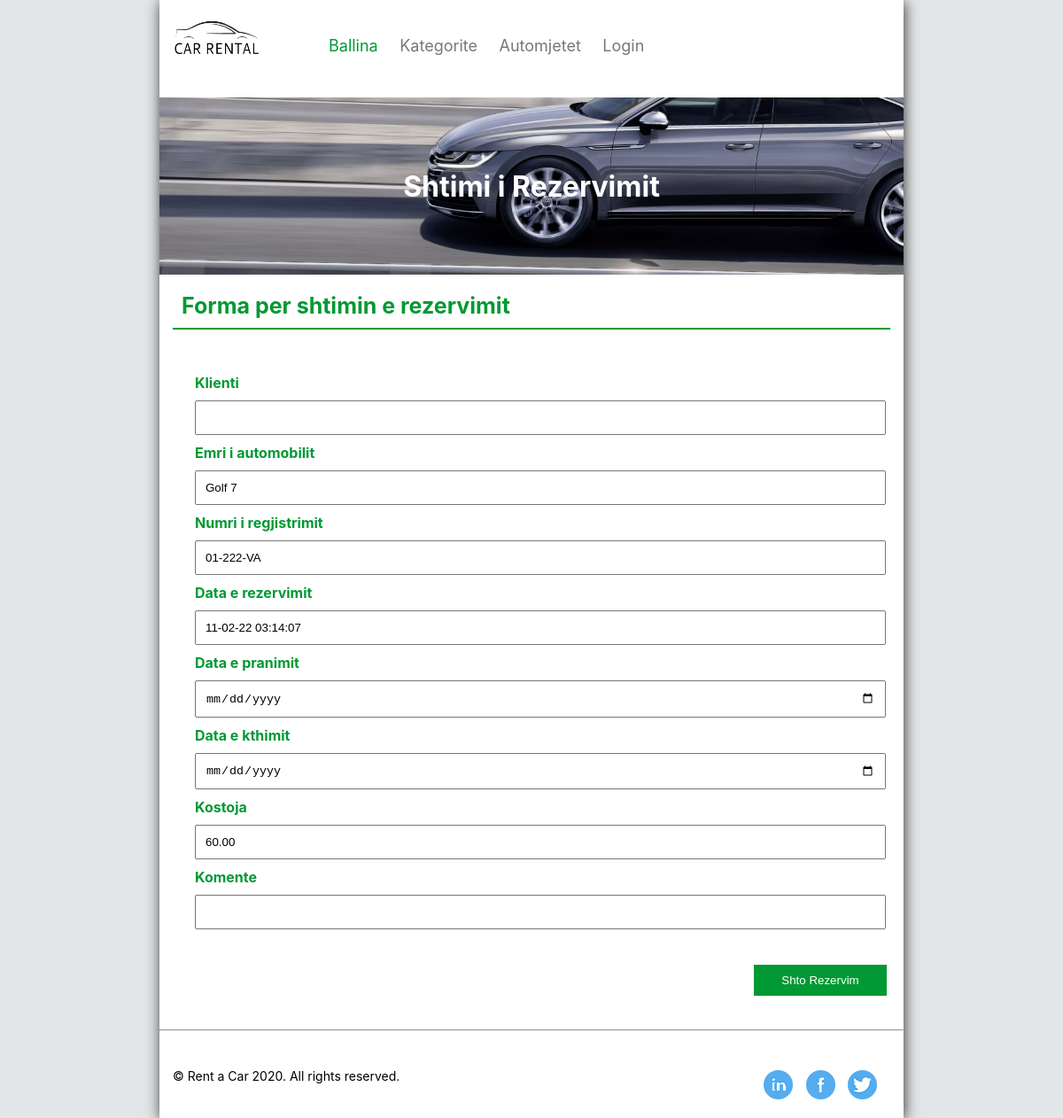
/shto_rezervim.php?automjetiid=5, run on the app's committed database.
### tables this page shows
CREATE TABLE `automjetet` (
  `automjetiid` int(11) NOT NULL,
  `kategoriaid` int(11) NOT NULL,
  `emri` varchar(255) NOT NULL,
  `nr_regjistrimit` varchar(255) NOT NULL,
  `pershkrimi` text,
  `kostoja` decimal(10,2) NOT NULL
);

### includes/sqlFunctions.php (called while the page is built, shortened)
<?php
    function connection()
    {
        $dbconn = mysqli_connect('localhost', 'root', '', 'rentacardb');
        return $dbconn;
    }
    function merrAutomjetinId($automjetiid){
        $dbconn = connection();
        $sql = "SELECT * FROM automjetet WHERE automjetiid = $automjetiid";
        $result = mysqli_query($dbconn, $sql);
        return $automjeti = mysqli_fetch_assoc($result);
    }
?>

### shto_rezervim.php (the view, shortened to what this page needs)
<?php include_once('includes/header.php'); ?>
<?php include_once('includes/sqlFunctions.php'); ?>
<?php
        if(isset($_GET['automjetiid'])){
            $aid = $_GET['automjetiid'];
            $automjeti = merrAutomjetinId($aid);
            $emri = $automjeti['emri'];
            $nr_regjistrimit = $automjeti['nr_regjistrimit'];
            $kostoja = $automjeti['kostoja'];
        }
            $data_rezervimit = date('d-m-y h:i:s');
?>
<div id="main">
    <div id="slide-bar">
        <div class="image">
            <h1>Shtimi i Rezervimit</h1>
        </div>
    </div>
    <h1 id="hi">Forma per shtimin e rezervimit</h1>
    <form method="post" id="shtoForma">
        <label for="">Klienti</label>
        <?php if(isset($_SESSION['klientiid']) && $_SESSION['roli'] == 1 ): ?>
            <input type="text" name="klientiid" value="">
        <?php else: ?>
            <input type="text" name="emri" value="<?php if(!empty($emri)){ echo $_SESSION['emri']; } ?>" readonly>
        <?php endif; ?>
        <label for="">Emri i automobilit</label>
        <?php if(isset($_SESSION['klientiid']) && $_SESSION['roli'] == 1 ): ?>
            <input type="text" name="emri" value="<?php if(!empty($emri)){ echo $emri; } ?>" readonly>
        <?php else: ?>
            <input type="text" name="emri" value="<?php if(!empty($emri)){ echo $emri; } ?>" readonly>
        <?php endif; ?>
        <label for="">Numri i regjistrimit</label>
        <?php if(isset($_SESSION['klientiid']) && $_SESSION['roli'] == 1 ): ?>
            <input type="text" name="nr_regjistrimit" value="<?php if(!empty($nr_regjistrimit)){ echo $nr_regjistrimit; } ?>" readonly>
        <?php else: ?>
            <input type="text" name="nr_regjistrimit" value="<?php if(!empty($nr_regjistrimit)){ echo $nr_regjistrimit; } ?>" readonly>
        <?php endif; ?>
        <label for="">Data e rezervimit</label>
        <input type="text" name="data_e_rezervimit" value="<?php echo $data_rezervimit?>" readonly>
        <label for="">Data e pranimit</label>
        <input type="date" name="data_e_pranimit">
        <label for="">Data e kthimit</label>
        <input type="date" name="data_e_kthimit">
        <label for="">Kostoja</label>
        <input type="text" name="kostoja" value="<?php if(!empty($kostoja)){ echo $kostoja; } ?>">
        <label for="">Komente</label>
        <input type="text" name="komente">
        <input type="submit" value="Shto Rezervim" name="shtoRezervim">
    </form>
</div>
<hr>
<?php include_once('includes/footer.php'); ?>

### css/style.css (style rules this page uses)
body { margin: 0px; padding: 0px; background-color: #e3e6e8; font-family: -apple-system, BlinkMacSystemFont, "Segoe UI", Roboto, "Helvetica Neue", Arial, sans-serif; }
.image { background-image: url(../images/car5.png); background-position: bottom left; width: 100%; height: 200px; }
.image h1 { color: #fff; text-align: center; position: relative; top: 50%; transform: translateY(-50%); }

### shto_rezervim.php (style rules this page uses)
#shtoForma { width: 90%; margin: 50px 40px; }
#hi { color: #009933; padding: 20px 0px 10px 10px; margin: 0px 15px; font-size: 25px; border-bottom: 2px solid #009933; }
label, input, select { width: 100%; padding: 10px; }
label { color: #009933; font-weight: bold; margin-left: -10px; }
input { outline: none; margin: 10px 0px; }
input[type='submit'] { width: 150px; float: right; margin: 30px 0px; margin-right: -25px; color: #fff; background-color: #009933; border: none; }

### data on the page
automjetet: emri "Golf 7", nr_regjistrimit "01-222-VA", kostoja "60.00"
